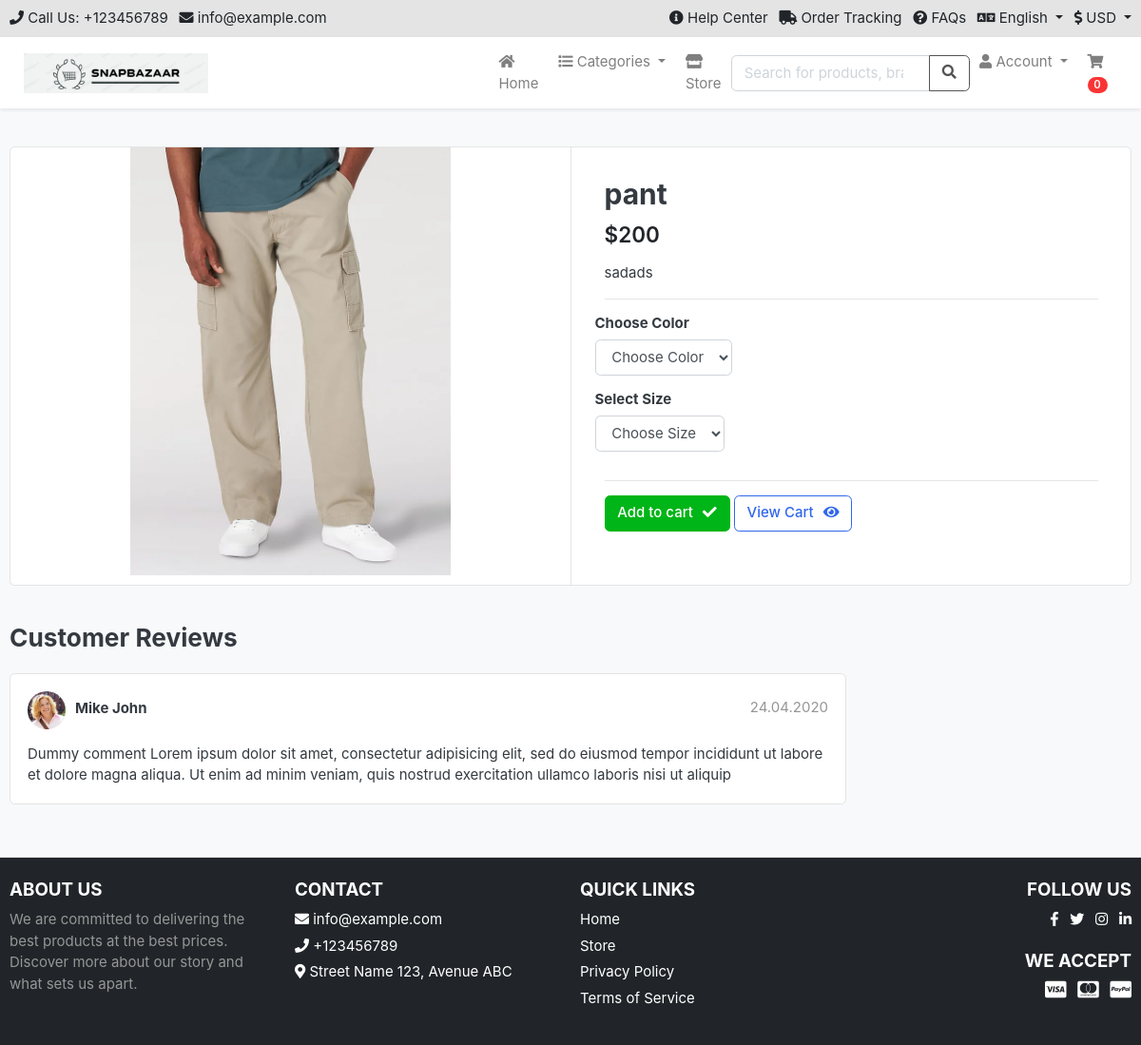
/Store/category/pants/pant/, run on the app's committed database.
### Store/models.py (models this page shows, shortened)
class Product(models.Model):
    product_name    = models.CharField(max_length=200, unique=True)
    slug            = models.SlugField(max_length=200, unique=True)
    description     = models.TextField(max_length=500, blank=True)
    price           = models.IntegerField()
    images          = models.ImageField(upload_to='photos/products')
    stock           = models.IntegerField()
    is_available    = models.BooleanField(default=True)
    category        = models.ForeignKey(Category, on_delete=models.CASCADE)
    created_date    = models.DateTimeField(auto_now_add=True)
    modified_date   = models.DateTimeField(auto_now=True)

### Store/views.py (the view)
# urls.py: path('category/<slug:category_slug>/<slug:product_slug>/', views.product_detail, name='product_detail'),
def product_detail(request, category_slug, product_slug):
    single_product = get_object_or_404(
        Product.objects.select_related('category'),  # Using select_related for optimized query
        category__slug=category_slug, slug=product_slug
    )
    in_cart = CartItem.objects.filter(cart__cart_id=_cart_id(request), product=single_product).exists()
    context = {
        'single_product': single_product,
        'in_cart': in_cart,
    }
    return render(request, 'Store/product_detail.html', context)

### Cart/context_processors.py (called while the page is built)
def counter(request):
    cart_count = 0
    if 'admin' in request.path:
        return {}
    else:
        try:
            cart = Cart.objects.filter(cart_id=_cart_id(request))
            if request.user.is_authenticated:
                cart_items = CartItem.objects.all().filter(user=request.user)
            else:
                cart_items = CartItem.objects.all().filter(cart=cart[:1])
            for cart_item in cart_items:
                cart_count += cart_item.quantity
        except Cart.DoesNotExist:
            cart_count = 0
    return dict(cart_count=cart_count)

### Cart/views.py (called while the page is built)
def _cart_id(request):
    cart = request.session.session_key
    if not cart:
        cart = request.session.create()
    return cart

### Category/context_processors.py (called while the page is built)
def menu_links(request):
    link = Category.objects.all()
    return {'link': link}

### Category/models.py (called while the page is built)
    def get_url(self):
        return reverse('products_by_category', args=[self.slug,])

### Store/models.py (called while the page is built)
    def colors(self):
        return super(VariationManager, self).filter(variation_category='color', is_active=True)

    def sizes(self):
        return super(VariationManager, self).filter(variation_category='size', is_active=True)

### templates/Store/product_detail.html (shortened to what this page needs)
{% extends "base.html" %}
{% load static %}
{% block content %}
<section class="section-content padding-y bg">
<div class="container">
<div class="card">
	<div class="row no-gutters">
		<aside class="col-md-6">
<article class="gallery-wrap">
	<div class="img-big-wrap">
	   <a href="#"><img src="{{ single_product.images.url }}"></a>
	</div>
</article>
		</aside>
		<main class="col-md-6 border-left">
			<form action="{% url 'add_cart' single_product.id %}" method="POST">
<article class="content-body">
<h2 class="title">{{ single_product.product_name}}</h2>
<div class="mb-3">
	<var class="price h4">${{ single_product.price }}</var>
</div>
<p>{{ single_product.description }}</p>
<hr>
	<div class="row">
    <div class="item-option-select">
        <h6>Choose Color</h6>
        <select name="color" class="form-control" required>
            <option value="" disabled selected>Choose Color</option>
        </select>
    </div>
</div>
	<div class="row">
		<div class="item-option-select">
			<h6>Select Size</h6>
			<select name="size" class="form-control" required>
				<option value="" disabled selected>Choose Size</option>
			</select>
		</div>
	</div>
	<hr>
	{% if single_product.stock <= 0 %}
    <h5 class="text-danger">Out of Stock</h5>
	{% else %}
	{% if in_cart %}
<a type="submit" href="#" class="btn btn-success"><span class="text">Add to cart</span><i class="fas fa-check"></i></a>
	<a type="submit" href="{% url 'cart' %}" class="btn btn-outline-primary"><span class="text">View Cart</span><i class="fas fa-eye"></i></a>
	{% else %}
	<button type="submit" class="btn btn-primary"><span class="text">Add to cart</span><i class="fas fa-shopping-cart"></i></button>
	{% endif %}
	{% endif%}
</article>
			</form>
		</main>
	</div>
</div>
<br>
<div class="row">
			<div class="col-md-9">
	<header class="section-heading">
		<h3>Customer Reviews </h3>
	</header>
	<article class="box mb-3">
		<div class="icontext w-100">
			<img src="{% static './images/avatars/avatar1.jpg' %}" class="img-xs icon rounded-circle">
			<div class="text">
				<span class="date text-muted float-md-right">24.04.2020 </span>
				<h6 class="mb-1">Mike John </h6>
			</div>
		</div>
		<div class="mt-3">
			<p>
				Dummy comment Lorem ipsum dolor sit amet, consectetur adipisicing elit, sed do eiusmod
				tempor incididunt ut labore et dolore magna aliqua. Ut enim ad minim veniam,
				quis nostrud exercitation ullamco laboris nisi ut aliquip
			</p>
		</div>
	</article>
	</div>
</div>
</div>
</section>
{% endblock %}

### static/css/ui.css (style rules this page uses)
html { font-family: "Inter", sans-serif; font-size: 15px; }
.content-body { flex: 1 1 auto; padding: 2rem 2.3rem; }
.img-xs, .img-sm, .img-md, .img-lg { -o-object-fit: cover; object-fit: cover; flex-shrink: 0; flex-grow: 0; }
.img-xs { width: 40px; height: 40px; }
.padding-y { padding-top: 40px; padding-bottom: 40px; }
var { font-style: normal; }
article:after, .form-group:after { display: block; clear: both; content: ""; }
.bg { background-color: #f8f9fa; }
.section-heading { margin-bottom: 20px; margin-top: 15px; }
p:last-child { margin-bottom: 0; }
.btn .text + i { margin-left: 10px; }
.icontext { display: inline-flex; align-items: center; vertical-align: middle; }
.icontext .text { width: 100%; line-height: 1.2; }
.icontext .icon { position: relative; margin-right: 10px; flex-shrink: 0; flex-grow: 0; }
.price { font-weight: 600; color: #212529; }
.box { padding: 18px; background: #fff; border-radius: 0.37rem; border: 1px solid #e4e4e4; }
.box img { max-width: 100%; }
.gallery-wrap .img-big-wrap { margin-bottom: 10px; border-radius: 0.37rem; overflow: hidden; background-color: #fff; }
.gallery-wrap .img-big-wrap a { text-align: center; display: block; }
.gallery-wrap .img-big-wrap img { height: 450px; width: auto; display: inline-block; }
.item-option-select { margin-bottom: 1rem; display: inline-block; margin-right: 15px; }

### data on the page
Product: images (picture), product_name "pant", price "200", description "sadads"

### other printed values
{{ cart_count }} "0"
